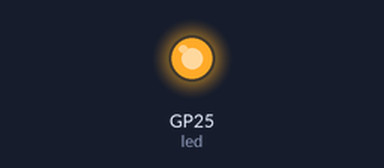
The program below on a simulated Raspberry Pi Pico running MicroPython. Parts: output pins drawn as LEDs (lit = HIGH).

Above: at 0.1 s.
At 2.1 s:
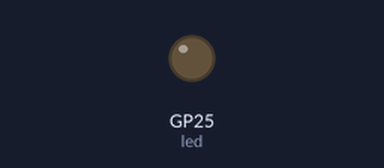
Timing chart, 0 to 3.6 s (numbered marks = the images above):
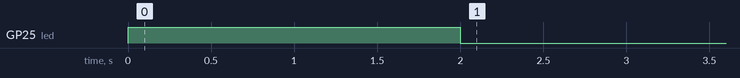

The program:

Pico_IWDG.py
```python
from machine import WDT
import machine
import time
# enable the WDT with a timeout of 5s (1s is the minimum)
led=machine.Pin(25,machine.Pin.OUT);
#create a watchdog object and set timeout to 5s
wdt = WDT(timeout=5000)
#Turn led on
led.on()
time.sleep(2)
while True:
    #Refresh the counter
    wdt.feed()
    #Turn Led off
    led.off()
    #Delay 2 seconds
    time.sleep(2)
```

Measured:
- by itself, GP25 (led): HIGH → LOW at 2.0 s
